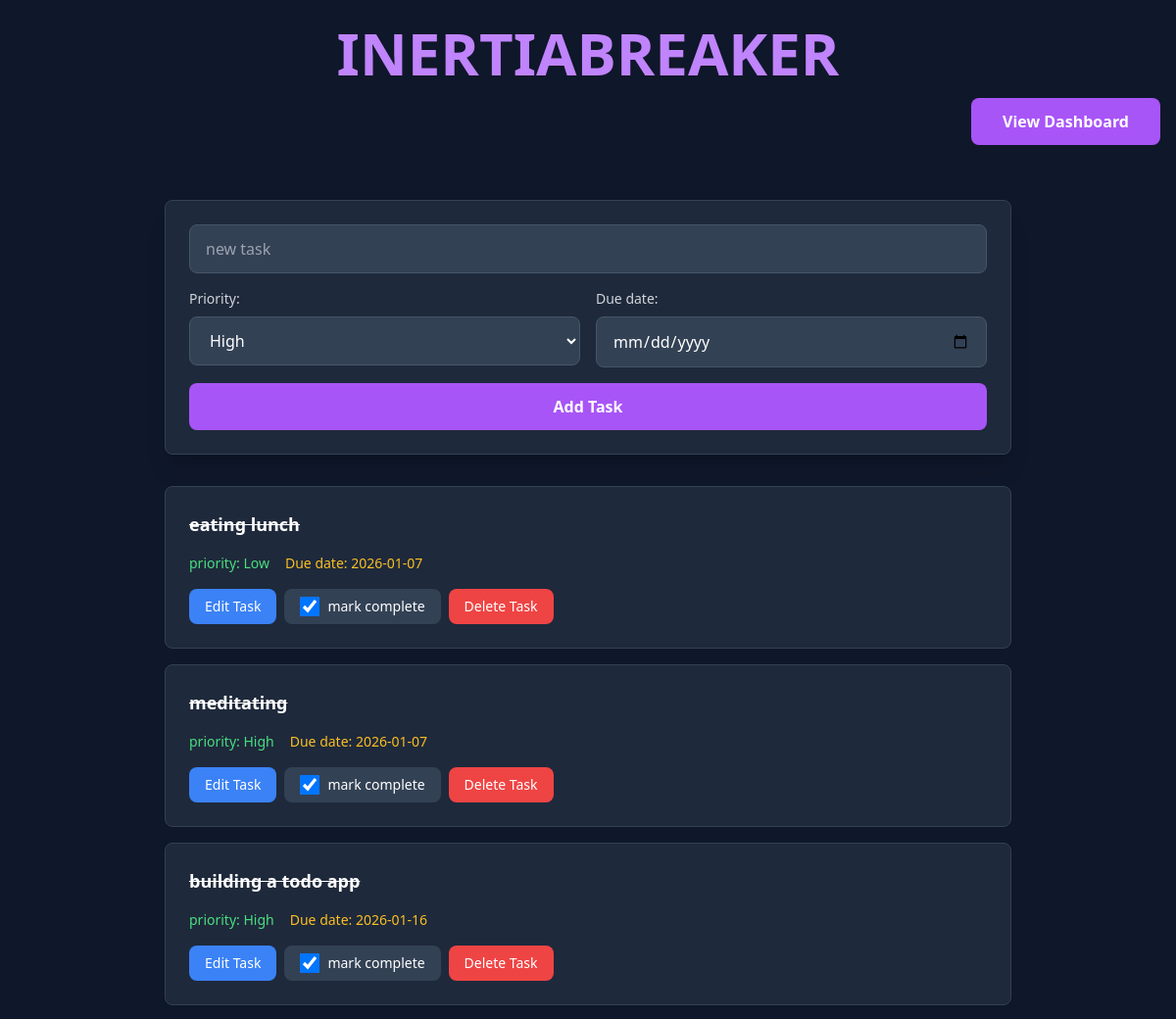
Before: / (upper part) with the older database file.
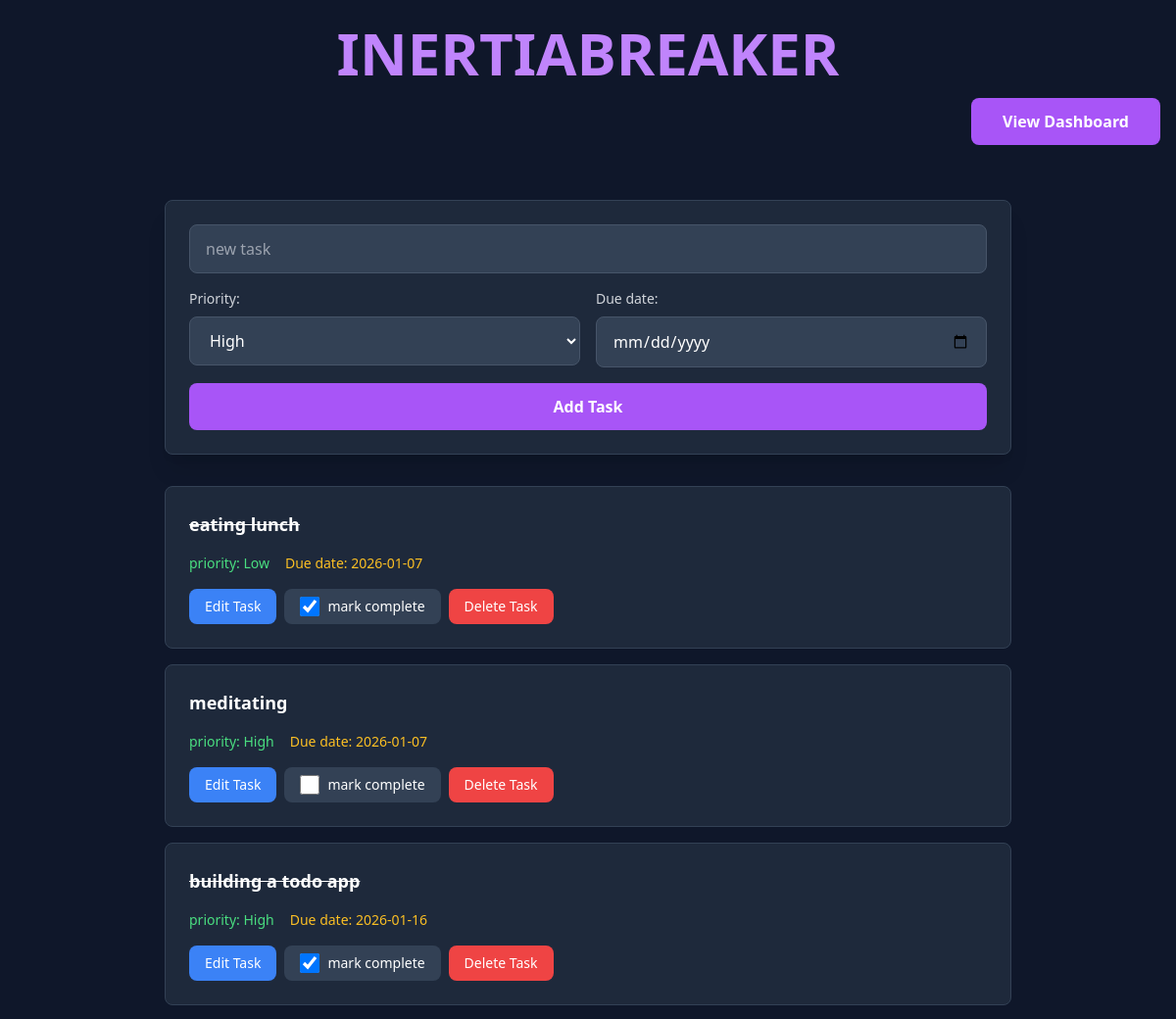
After: the same page with the newer database file.
### tables this page shows
CREATE TABLE tasks(
            id INTEGER PRIMARY KEY,
            title TEXT NOT NULL,
            is_complete INTEGER DEFAULT 0,
            priority TEXT CHECK (priority IN ('High', 'Medium', 'Low')),
            due_date DATE,
            created_at TIMESTAMP DEFAULT CURRENT_TIMESTAMP
        );

### index.php (the view, shortened to what the changed rows need)
<?php
require_once __DIR__ . '/dbConfig.php';
$tasks="SELECT * FROM tasks";
$sql=$connection->query($tasks);
$sql->setFetchMode(PDO::FETCH_ASSOC);
$allTasks=$sql->fetchAll();
?>
<!DOCTYPE html>
<html lang="en">
<head>
    <script src="https://cdn.tailwindcss.com"></script>
</head>
<body class="bg-slate-900 text-white min-h-screen">
    <div class=" py-6 mb-8">
        <div class="max-w-9xl mx-auto px-4">
            <h1 class="flex justify-center text-6xl text-heading font-bold text-purple-400 mb-4">INERTIABREAKER</h1>
        </div>
    </div>
    <div class="max-w-4xl mx-auto px-4">
        <div class="space-y-4">
            <?php
            foreach ($allTasks as $task){
                $completedTask=$task['is_complete'] ? 'text-decoration: line-through;' : '';
                $checked=$task['is_complete'] ? 'checked': '';
                $value=$task['is_complete'] ? 1:0;
                echo "<div class='bg-slate-800 rounded-lg p-6 border border-slate-700 hover:border-purple-500 transition'>
                    <div class='mb-4'>
                        <label style='{$completedTask}' class='text-lg font-semibold text-white'>" . htmlspecialchars($task["title"]) . "</label>
                    </div>
                    <div class='flex gap-4 mb-4 text-sm'>
                        <label class='text-green-400'>priority: ". $task["priority"]."</label>
                        <label class='text-amber-400'>Due date: ". $task["due_date"]."</label>
                    </div>
                    <div class='flex flex-wrap gap-2'>
                        <a href='/edit_task.php?id=".htmlspecialchars($task['id'])."' class='bg-blue-500 hover:bg-blue-600 text-white px-4 py-2 rounded-lg text-sm font-medium transition inline-block'>Edit Task</a>
                        <form action='/src/updateTask.php' method='post' class='inline-block'>
                            <input type='hidden' name='task_id' value='".$task["id"]."'>
                            <label class='flex items-center gap-2 bg-slate-700 hover:bg-slate-600 px-4 py-2 rounded-lg transition cursor-pointer'>
                                <input type='checkbox' {$checked} name='is_checked' value='{$value}' onchange='this.form.submit()' class='w-5 h-5'>
                                <span class='text-sm font-medium text-white'>mark complete</span>
                            </label>
                        </form>
                        <form action='/src/deleteTask.php' method='post' class='inline-block'>
                            <input type='hidden' name='task_id' value='".$task["id"]."'>
                            <button type='submit' class='bg-red-500 hover:bg-red-600 text-white px-4 py-2 rounded-lg text-sm font-medium transition'>Delete Task</button>
                        </form>
                    </div>
                </div>\n";
            }
            ?>
        </div>
    </div>
</body>
</html>

Changed rows visible on the page:
changed tasks "meditating": is_complete 1 → 0 (drawn); is_checked "☑" → "☐"
